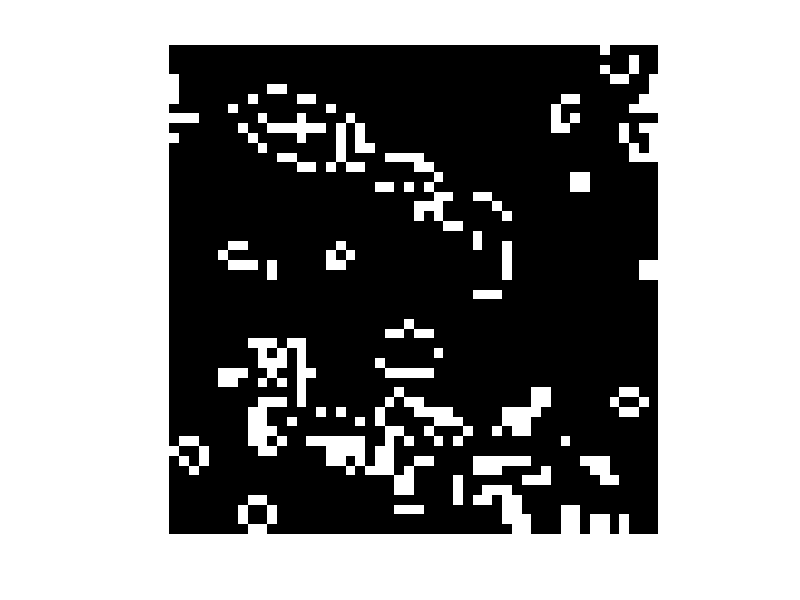

This chart was generated by the following MATLAB code:
len = 50; 
GRID = int8(rand (len, len ));
minusOne = len-1;
up = [2:len 1]; down = [len 1: (minusOne)];

for i = 1 : 100;
	neighbours = GRID(up, :) + GRID(down , :) + GRID(:, up) + GRID(:, down) + GRID(up , up) + GRID(up, down) + GRID(down, up) + GRID(down, down);

GRID = neighbours == 3 | GRID & neighbours == 2;
imshow(GRID); pause(0.02);
end